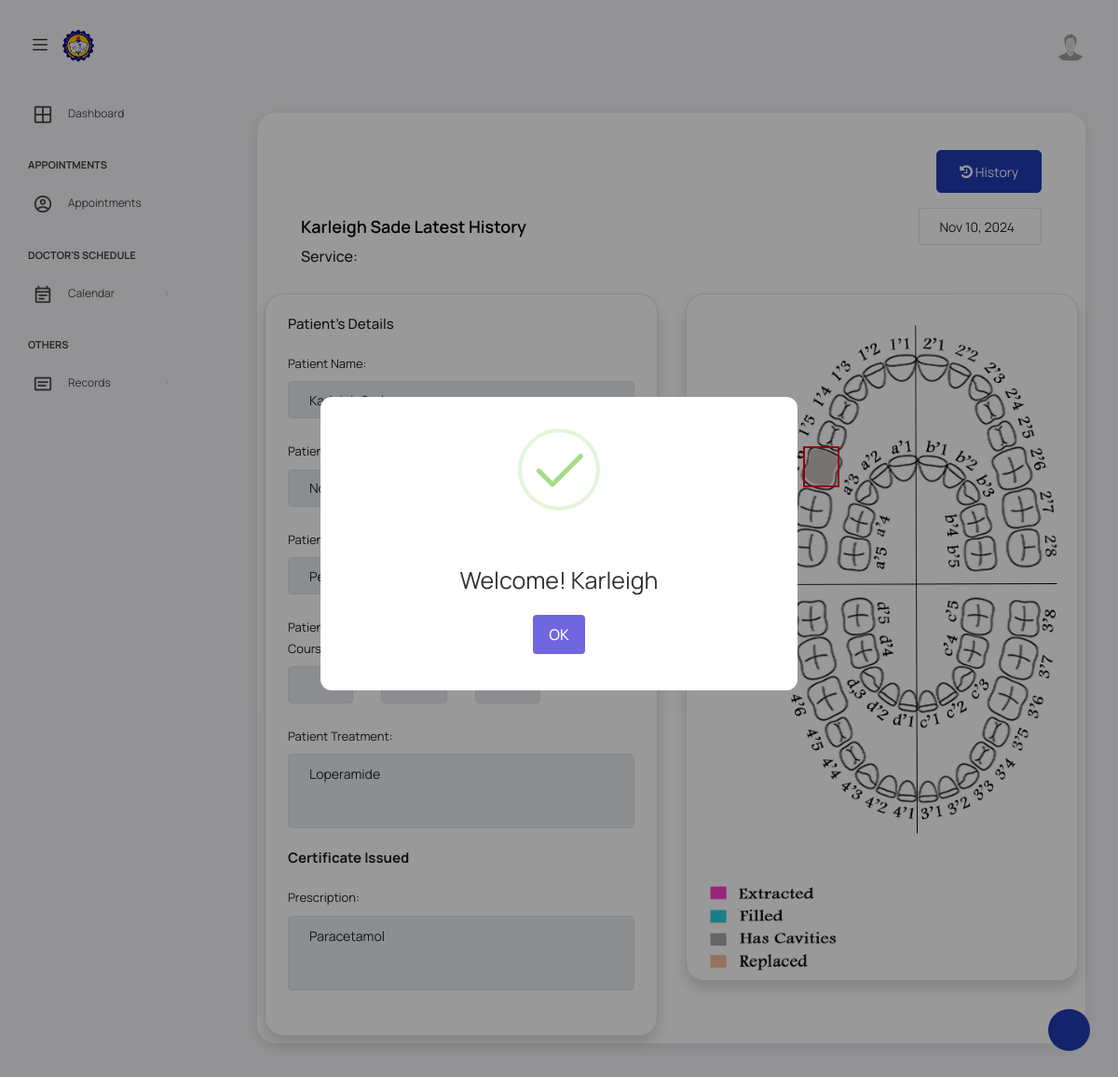
The page /views/patientHistoryFront.php (signed in) on the database its author committed.
### tables this page shows
CREATE TABLE `patient` (
  `Patient_ID` int(13) NOT NULL,
  `Assistant_ID` int(13) DEFAULT NULL,
  `patientFname` varchar(30) DEFAULT NULL,
  `patientLname` varchar(30) DEFAULT NULL,
  `patientPassword` varchar(255) DEFAULT NULL,
  `patientContact` varchar(30) DEFAULT NULL,
  `patientEmail` varchar(60) DEFAULT NULL,
  `patientRole` varchar(10) DEFAULT NULL,
  `patientAddress` varchar(255) DEFAULT NULL,
  `patientBirthdate` date NOT NULL,
  `patientIDpicture` varchar(255) DEFAULT NULL,
  `patientProfilepicture` varchar(255) DEFAULT NULL,
  `patientStatus` int(2) DEFAULT NULL
);

CREATE TABLE `appointmentresult` (
  `AppointmentResult_ID` int(255) NOT NULL,
  `Appointment_ID` int(255) DEFAULT NULL,
  `Treatment` varchar(255) DEFAULT NULL,
  `Certificate_Issued` varchar(20) NOT NULL,
  `Appointment_Result_Date` datetime NOT NULL
);

CREATE TABLE `prescription` (
  `Prescription_ID` int(255) NOT NULL,
  `Appointment_ID` int(255) NOT NULL,
  `Prescription_Description` varchar(255) NOT NULL
);

CREATE TABLE `appointmenttoothresult` (
  `AppointmentToothResult_ID` int(255) NOT NULL,
  `Appointment_ID` int(13) DEFAULT NULL,
  `Tooth_ID` int(255) DEFAULT NULL,
  `Appointment_Tooth_Status` int(2) DEFAULT NULL,
  `Recent_change` int(2) NOT NULL
);

### config/database.php (called while the page is built, shortened)
<?php
$host = "localhost";
$username = "root";
$password = "";
$database = "capstone";
$conn = mysqli_connect($host, $username, $password, $database);
function first($table, $columns_and_values, $orderBy = null)
{
    global $conn;
    $sql = "SELECT * FROM $table WHERE ";
    $params = [];
    $types = "";
    $i = 0;
    foreach ($columns_and_values as $column => $value) {
        $sql .= "$column = ? ";
        $params[] = &$columns_and_values[$column];
        $types .= "s";
    }
    $sql .= "LIMIT 1";
    $stmt = mysqli_prepare($conn, $sql);
    array_unshift($params, $types);
    call_user_func_array(array($stmt, "bind_param"), $params);
    $stmt->execute();
    $result = $stmt->get_result();
    return $result->fetch_assoc();
}
function firstJoin($table, $joins, $conditions = [], $orderBy = null)
{
    global $conn;
    $query = "SELECT * FROM $table";
    foreach ($joins as $join) {
        $query .= " INNER JOIN $join[0] ON $join[1] = $join[2]";
    }
    if (!empty($conditions)) {
        $where_clauses = array();
        $params = array();
        foreach ($conditions as $column => $value) {
            $where_clauses[] = "$column = ?";
            $params[] = $value;
        }
        $query .= " WHERE " . implode(" AND ", $where_clauses);
    }
    if ($orderBy !== null) {
        $orderByClause = key($orderBy) . " " . current($orderBy);
        $query .= " ORDER BY $orderByClause ";
    }
    $query .= " LIMIT 1";
    $stmt = mysqli_prepare($conn, $query);
    if (!empty($conditions)) {
        $types = str_repeat("s", count($params));
        $stmt->bind_param($types, ...$params);
    }
    $stmt->execute();
    $result = $stmt->get_result();
    $row = $result->fetch_assoc();
    return $row;
}

### views/patientHistoryFront.php (the view, shortened to what this page needs)
<?php require_once('patientHeader.php'); ?>
<?php $user = first('patient', ['Patient_ID' => $_SESSION['Patient_ID']]); ?>
<?php $appoint_result = firstJoin('appointmentresult', [['appointment', 'appointment.Appointment_ID', 'appointmentresult.Appointment_ID']], ['appointment.Patient_ID' => $_SESSION['Patient_ID']], ['appointment.Appointment_ID' => "DESC"]); ?>
<?php if (!empty($appoint_result)) { ?>
    <?php $appoint_prescript = firstJoin('appointmentresult', [['appointment', 'appointment.Appointment_ID', 'appointmentresult.Appointment_ID'], ['prescription', 'prescription.Appointment_ID', 'appointment.Appointment_ID']], ['appointment.Patient_ID' => $_SESSION['Patient_ID']], ['appointment.Appointment_ID' => "DESC"]); ?>
    <div class="col-lg-12 grid-margin stretch-card mb-4">
        <div class="card px-2 pb-2">
            <div class="card-body">
                <div class="row mx-auto mt-3">
                    <div class="">
                        <a href="patientViewHistory.php?from=<?php echo date('Y-m-d'); ?>&to=<?php echo date('Y-m-d', strtotime('+7 days')); ?>" class="btn float-end btn-primary mb-3"><i class="fa fa-history"></i> History</a>
                    </div>
                    <div class="d-flex justify-content-between align-items-center">
                        <h4 class="card-title m-0"><?= $user['patientFname'] . ' ' . $user['patientLname'] ?> Latest History</h4>
                        <div class="col-md-2">
                            <input class="form-control bg-transparent border-0" readonly value="<?php echo date('M d, Y', strtotime($appoint_result['Appointment_Result_Date'])) ?>">
                        </div>
                    </div>
                </div>
                <div class="row mx-auto mt-1">
                    <h5>Service:
                    </h5>
                </div>
            </div>
            <div class="row">
                <div class="col-md-6">
                    <div class="card shadow border" style="height: 100%;">
                        <div class="card-body">
                            <h6 class="m-0">Patient's Details</h6>
                            <div class="form-group mt-4">
                                <label>Patient Name:</label>
                            </div>
                            <div class="form-group mt-4">
                                <label>Patient Birthdate:</label>
                            </div>
                            <div class="form-group mt-4">
                                <label>Patient Address:</label>
                            </div>
                            <?php if ($user['patientRole'] == "student") :
                                $students = firstJoin('patient_student', [['course', 'patient_student.CourseID', 'course.CourseID']], ['patient_student.Patient_ID' => $user['Patient_ID']]);
                            ?>
                                <div class="form-group mt-4">
                                    <div class="row">
                                        <div class="col-md-3">
                                            <label>Patient Course:</label>
                                            <input class="form-control" disabled value="<?= $students['CourseName'] ?>">
                                        </div>
                                        <div class="col-md-3">
                                            <label>Patient Year:</label>
                                        </div>
                                        <div class="col-md-3">
                                            <label>Patient Section:</label>
                                        </div>
                                    </div>
                                </div>
                            <?php endif; ?>
                            <div class="form-group mt-2">
                                <label>Patient Treatment:</label>
                                <textarea type="text" class="form-control" readonly rows="5"><?= $appoint_result['Treatment'] ?></textarea>
                            </div>
                            <div class="form-group">
                                <h6><strong><?= $appoint_result['Certificate_Issued'] ?> Issued</strong></h6>
                            </div>
                            <?php if (!empty($appoint_prescript)) : ?>
                                <div class="form-group">
                                    <label>Prescription:</label>
                                    <textarea type="text" class="form-control" rows="5" readonly><?php echo $appoint_prescript['Prescription_Description'] ?></textarea>
                                </div>
                            <?php endif; ?>
                        </div>
                    </div>
                </div>
                <div class="col-md-6">
                    <div class="card shadow border">
                        <div class="card-body p-4 d-flex justify-content-center position-relative mx-auto" id="teeth_box" patient-id="<?php echo $_SESSION['Patient_ID']; ?>" style="height:610px">
                            <?php
                            for ($i = 1; $i <= 32; $i++) {
                                ${"teeth{$i}"} = firstJoin('tooth', [['appointmenttoothresult', 'tooth.Tooth_ID', 'appointmenttoothresult.Tooth_ID'], ['appointment', 'appointment.Appointment_ID', 'appointmenttoothresult.Appointment_ID']], ['tooth.Patient_ID' => $_SESSION['Patient_ID'], 'tooth.Tooth_Number' => $i], ['appointment.Patient_ID' => 'DESC']);
                            }
                            ?>
                            <?php
                            for ($i = 1; $i <= 32; $i++) {
                                $tooth = "teeth" . $i;
                                $tooth_data = ${'teeth' . $i};
                                echo '<img class="teeth ' . $tooth . ($tooth_data['Recent_change'] == 1 ? ' border-custom' : '') . '" tooth-status="' . $tooth_data['Appointment_Tooth_Status'] . '" tooth-id="' . $tooth_data['AppointmentToothResult_ID'] . '" src="';
                                echo $tooth_data['Appointment_Tooth_Status'] == 1 ? '../public/assets/images/teeth/filled/tooth no' . $i . '.png' : ($tooth_data['Appointment_Tooth_Status'] == 2 ? '../public/assets/images/teeth/cavities/tooth ' . $i . '.png' : ($tooth_data['Appointment_Tooth_Status'] == 3 ? '../public/assets/images/teeth/extracted/tooth ' . $i . '.png' : ($tooth_data['Appointment_Tooth_Status'] == 4 ? '../public/assets/images/teeth/replaced/tooth ' . $i . '.png' : '../public/assets/images/teeth/default.png')));
                                echo '">';
                            }
                            ?>
                            <img style="height:100%; width:100%; object-fit:contain" src="../public/assets/images/toothchart.png">
                        </div>
                        <img style="height:40%; width:40%; object-fit:contain" src="../public/assets/images/legend.png">
                    </div>
                </div>
            </div>
        </div>
    </div>
<?php } else { ?>
    <h1 class="text-center text-secondary mt-3">No History Yet</h1>
<?php } ?>
<?php require_once('footer.php'); ?>

### rows shown on the page
patient: patientFname "Karleigh", patientLname "Sade"
appointmentresult: Appointment_Result_Date "Nov 10, 2024", Treatment "Loperamide", Certificate_Issued "Certificate", Prescription_Description "Paracetamol"
appointmenttoothresult: shows a picture
